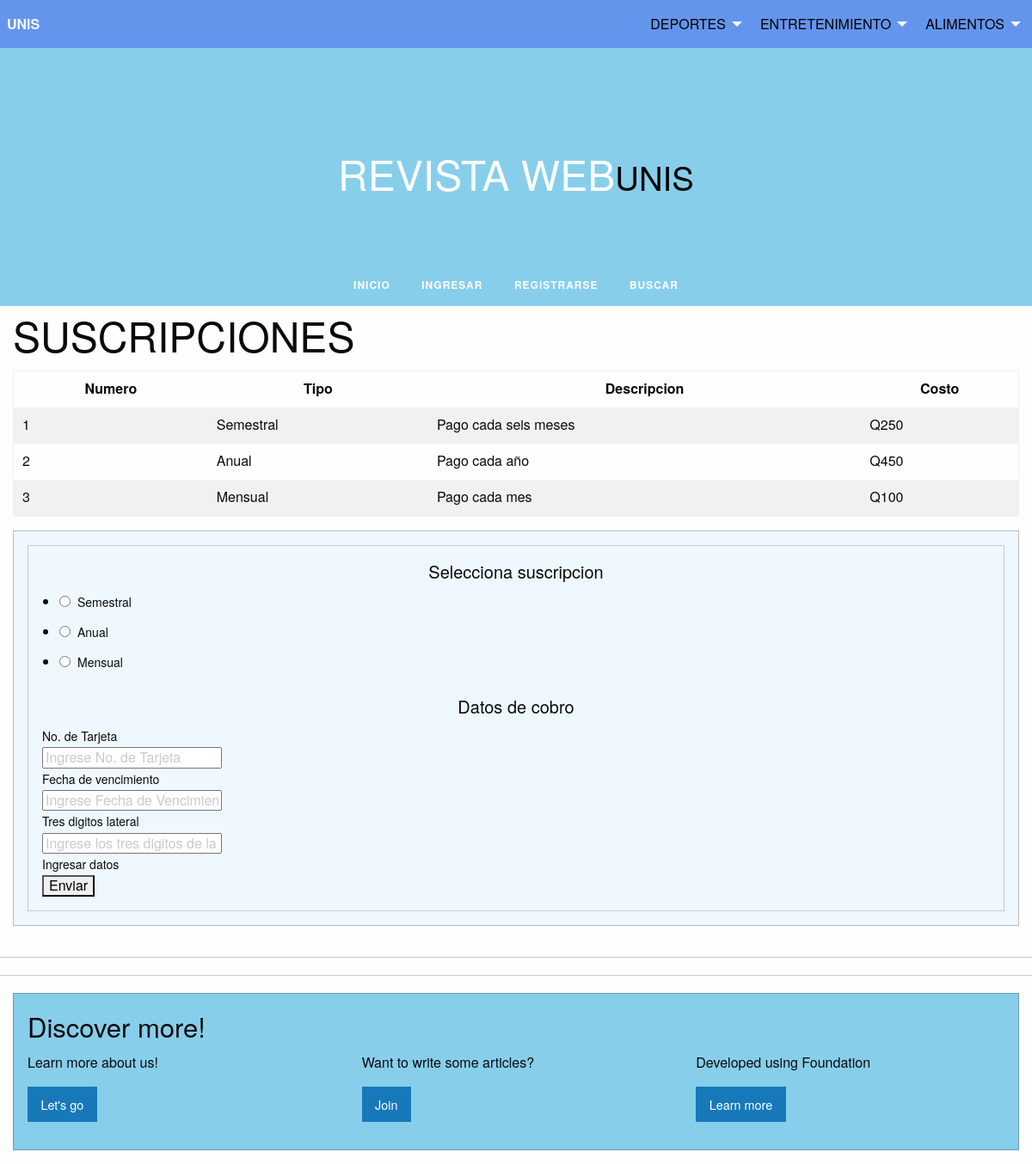
The app's page /revista/suscripcion.php with its own data.
### tables this page shows
CREATE TABLE `suscripcion` (
  `id` int(11) NOT NULL,
  `tipo` varchar(100) NOT NULL,
  `descripcion` varchar(255) NOT NULL,
  `costo` int(11) NOT NULL
);

### revista/includes/susc.php (the view)
<div class="grid-container">
    <div class="grid-x grid-padding-x">
      <div class="large-12 cell">
        <h1>SUSCRIPCIONES</h1>
        </div>
	</div>
    <div class="grid-x grid-padding-x">
      <div class="large-12 cell">
	<table>
		<tr>
			<th>Numero</th>
			<th>Tipo</th>
			<th>Descripcion</th>
			<th>Costo</th>
		</tr>
		<?php
		$sql="SELECT * FROM suscripcion";
		$result=mysqli_query($conexion,$sql);
		while ($mostrar=mysqli_fetch_array($result)){
		?>
		<tr>
			<td><?php echo $mostrar['id'] ?></td>
			<td><?php echo $mostrar['tipo'] ?></td>
			<td><?php echo $mostrar['descripcion'] ?></td>
			<td>Q<?php echo $mostrar['costo'] ?></td>
		</tr>
		<?php
		}
		 ?>
	</table>
     <div class="grid-x grid-padding-x">
          <div class="large-12 cell">
	      	<div class="callout">
<form class="log-in-form" action="suscripcion.php" method="post" enctype="multipart/form-data">
	        <h5 class="text-center">Selecciona suscripcion</h5>
	        <ul>
	        	<li>
	        		<input type="radio" name="pokemon" value="1" id="pokemon1"><label for="pokemon1">Semestral</label>
	        	</li>
	        	<li>
	        		<input type="radio" name="pokemon" value="2" id="pokemon2"><label for="pokemon2">Anual</label>
	        	</li>
	        	<li>
	        		<input type="radio" name="pokemon" value="3" id="pokemon3"><label for="pokemon3">Mensual</label>
	        	</li>
	        </ul>
		  <h5 class="text-center">Datos de cobro</h5>
		  <label for="notarjeta">No. de Tarjeta</label>
		    <input type="numero" name="notarjeta" required placeholder="Ingrese No. de Tarjeta">
		  <label for="fecha">Fecha de vencimiento</label>
		    <input type="numero" name="fecha" required placeholder="Ingrese Fecha de Vencimiento">
		  <label for="tres">Tres digitos lateral</label>
		    <input type="numero" name="tres" required placeholder="Ingrese los tres digitos de la parte lateral">
	      <label for="submit">Ingresar datos</label>
	 <input type="submit" value="Enviar" name="enviar">
	    </form>
	      </div>
	  </div>
	</div>
</div>
</div>
</div>
 <hr>

### revista/suscripcion.php (shortened to what this page needs)
<?php include('conexion.php'); ?>
<!DOCTYPE html>
<html lang="en" dir="ltr">
  <head>
    <link rel="stylesheet" href="css/foundation.css">
    <link rel="stylesheet" href="css/app.css">
  </head>
<header>
  <?php require_once('includes/navbar.php') ?>
  <?php require_once('includes/header.php') ?>
</header>
  <body>
  <?php require_once('includes/susc.php') ?>
  </body>
  <footer>
  	<?php require_once('includes/footer.php') ?>
  </footer>
</html>

### revista/includes/navbar.php (shortened to what this page needs)
    <div class="top-bar foundation-5-top-bar">
  <div class="top-bar-title">
    <strong>UNIS</strong>
  </div>
  <div id="responsive-menu">
    <div class="top-bar-left">
      <ul class="dropdown vertical medium-horizontal menu" data-responsive-menu="drilldown medium-dropdown" data-auto-height="true" data-animate-height="true">
        <li>
          <a href="categorias.php">DEPORTES</a>
        </li>
        <li>
          <a href="categorias.php">ENTRETENIMIENTO</a>
        </li>
        <li>
          <a href="categorias.php">ALIMENTOS</a>
        </li>
      </ul>
    </div>
  </div>
</div>

### revista/includes/header.php (shortened to what this page needs)
<div class="subnav-hero-section">
  <h1 class="subnav-hero-headline">REVISTA WEB<small>UNIS</small></h1>
  <ul class="subnav-hero-subnav">
  	<li><a href="index.php">Inicio</a></li>
    <li>
      <a data-open="exampleModal1" >Ingresar</a>
    </li>
    <li><a data-open="exampleModal2">Registrarse</a>
    </li>
    <li><a data-open="exampleModal3">Buscar</a>
      </li>
  </ul>
</div>

### revista/includes/footer.php
<hr>
<div class="grid-x grid-padding-x">
  <div class="large-12 cell">
    <div id="footer" class="callout">
      <h3>Discover more!</h3>
      <div class="grid-x grid-padding-x">
        <div class="large-4 medium-4 cell">
          <p>Learn more about us!</p>
          <a href="#" class="button">Let's go</a>
        </div>
        <div class="large-4 medium-4 cell">
          <p>Want to write some articles?</p>
          <a href="#" class="button">Join</a>
        </div>
        <div class="large-4 medium-4 cell">
          <p>Developed using Foundation</p>
          <a href="#" class="button">Learn more</a>
        </div>
      </div>
    </div>
  </div>
</div>

### revista/css/app.css (style rules this page uses)
.foundation-5-top-bar { background: cornflowerblue; color: #f6f6f6; }
.foundation-5-top-bar .menu { background: cornflowerblue; }
.foundation-5-top-bar .menu a { color: black; }
.foundation-5-top-bar .dropdown.menu.medium-horizontal > li.is-dropdown-submenu-parent > a::after { border-color: #fefefe transparent transparent; }
.subnav-hero-section { text-align: center; background-color: skyblue; background-size: cover; position: relative; overflow: visible; display: -webkit-flex; display: -ms-flexbox; display: flex; -webkit-align-items: center; -ms-flex-align: center; align-items: center; -webkit-justify-content: center; -ms-flex-pack: center; justify-content: center; height: 300px; }
.subnav-hero-section .subnav-hero-headline { color: #fefefe; }
.subnav-hero-subnav { float: none; position: absolute; text-align: center; margin: 0 auto; bottom: 0; width: 100%; }
.subnav-hero-subnav li { float: none; display: inline-block; }
.subnav-hero-subnav li a { padding: 0.9rem 1rem; font-size: 0.75rem; color: #fefefe; text-transform: uppercase; display: block; font-weight: bold; letter-spacing: 1px; transition: all 0.35s ease-in-out; }
#footer { background-color: skyblue; }
.log-in-form { border: 1px solid #cacaca; padding: 1rem; border-radius: 0; }

### records on screen
suscripcion: id "1", tipo "Semestral", descripcion "Pago cada seis meses", costo "250"
suscripcion: id "2", tipo "Anual", descripcion "Pago cada año", costo "450"
suscripcion: id "3", tipo "Mensual", descripcion "Pago cada mes", costo "100"
